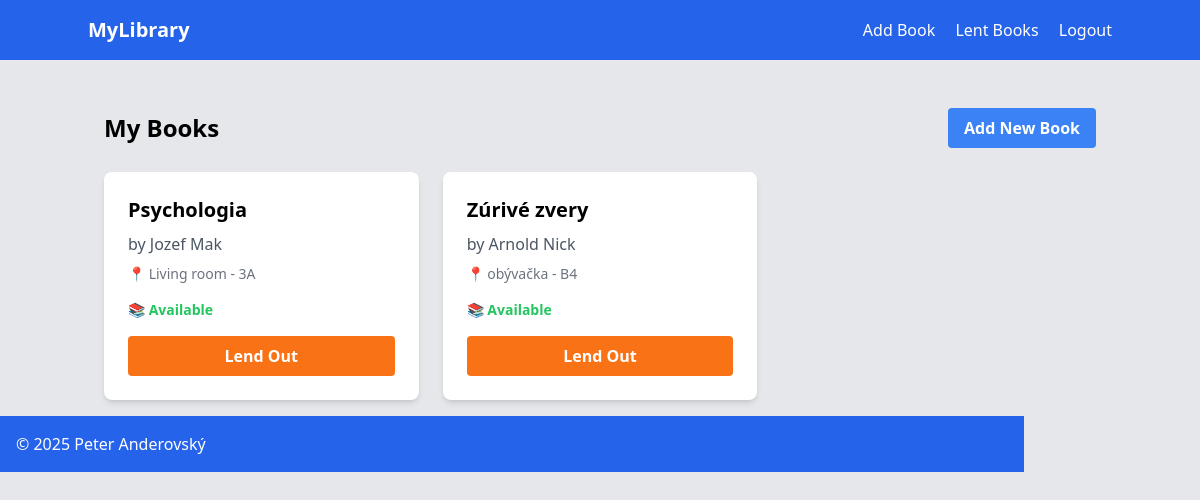
Page / (signed in) on the earlier database version.
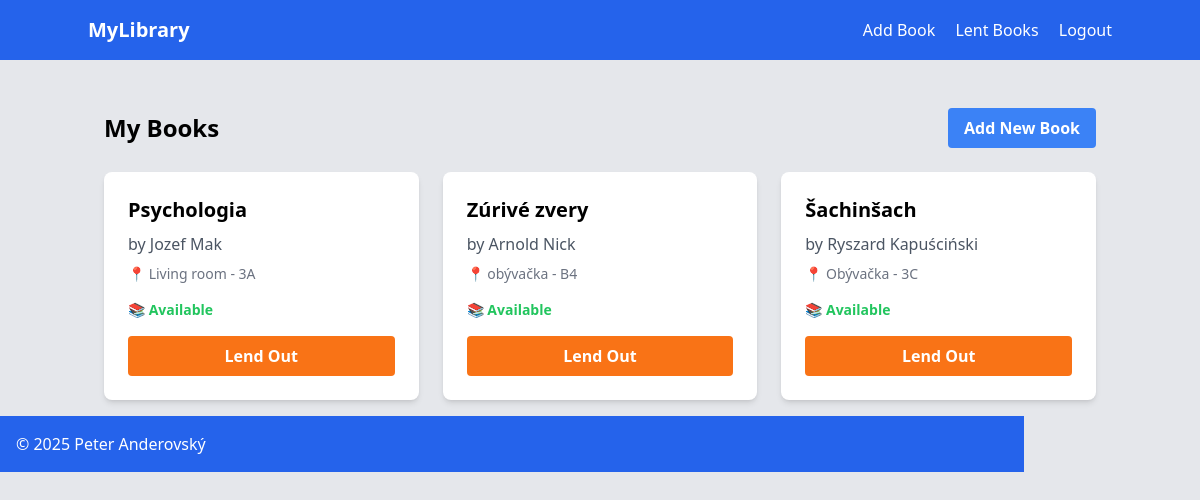
Same page on the later database version.
### app.py (models this page shows)
class Book(db.Model):
    id = db.Column(db.Integer, primary_key=True)
    title = db.Column(db.String(200), nullable=False)
    author = db.Column(db.String(100), nullable=False)
    room = db.Column(db.String(50), nullable=False)
    shelf = db.Column(db.String(50), nullable=False)
    is_lent = db.Column(db.Boolean, default=False)
    lent_to = db.Column(db.String(100), nullable=True)
    lent_date = db.Column(db.DateTime, nullable=True)

### app.py (the view)
@app.route('/')
@login_required
def index():
    books = Book.query.all()
    return render_template('index.html', books=books)

### app.py (called while the page is built)
@login_manager.user_loader
def load_user(user_id):
    return User.query.get(int(user_id))

### templates/index.html (shortened to what this page needs)
{% extends "base.html" %}
{% block content %}
<div class="flex justify-between items-center mb-6">
    <h2 class="text-2xl font-bold">My Books</h2>
    <a href="{{ url_for('add_book') }}"
       class="bg-blue-500 hover:bg-blue-700 text-white font-bold py-2 px-4 rounded">
        Add New Book
    </a>
</div>
{% if books %}
    <div class="grid grid-cols-1 md:grid-cols-2 lg:grid-cols-3 gap-6">
        {% for book in books %}
        <div class="bg-white rounded-lg shadow-md p-6 {% if book.is_lent %}border-l-4 border-orange-500{% endif %}">
            <h3 class="text-xl font-bold mb-2">{{ book.title }}</h3>
            <p class="text-gray-600 mb-2">by {{ book.author }}</p>
            <p class="text-sm text-gray-500 mb-4">📍 {{ book.room }} - {{ book.shelf }}</p>
            {% if book.is_lent %}
                <div class="bg-orange-50 p-3 rounded mb-4">
                    <p class="text-orange-700 font-semibold">📤 Lent to: {{ book.lent_to }}</p>
                    <p class="text-orange-600 text-sm">Since: {{ book.lent_date.strftime('%B %d, %Y') }}</p>
                </div>
                <a href="{{ url_for('return_book', book_id=book.id) }}"
                   class="w-full bg-green-500 hover:bg-green-700 text-white font-bold py-2 px-4 rounded text-center block"
                   onclick="return confirm('Mark this book as returned?')">
                    Mark as Returned
                </a>
            {% else %}
                <div class="mb-4">
                    <p class="text-green-500 text-sm font-semibold">📚 Available</p>
                </div>
                <a href="{{ url_for('lend_book', book_id=book.id) }}"
                   class="w-full bg-orange-500 hover:bg-orange-700 text-white font-bold py-2 px-4 rounded text-center block">
                    Lend Out
                </a>
            {% endif %}
        </div>
        {% endfor %}
    </div>
{% endif %}
{% endblock %}

### templates/base.html (shortened to what this page needs)
<!DOCTYPE html>
<html lang="en">
<head>
    <script src="https://cdn.tailwindcss.com"></script>
</head>
<body class="bg-gray-200">
    <nav class="bg-blue-600 text-white p-4">
    <div class="container mx-auto flex justify-between items-center">
        <h1 class="text-xl font-bold"><a href="{{ url_for('index') }}" class="hover:underline">MyLibrary</a></h1>
        {% if current_user.is_authenticated %}
            <div class="space-x-4">
                <a href="{{ url_for('add_book') }}" class="hover:underline">Add Book</a>
                <a href="{{ url_for('lent_books') }}" class="hover:underline">Lent Books</a>
                <a href="{{ url_for('logout') }}" class="hover:underline">Logout</a>
            </div>
        {% endif %}
    </div>
</nav>
    <main class="container mx-auto mt-8 p-4">
        {% block content %}{% endblock %}
    </main>
    <footer class="container bg-blue-600 text-white p-4">
        <p class="mx-auto">© 2025 Peter Anderovský</p>
    </footer>
</body>
</html>

Differences in the rows shown:
added Book: title "Šachinšach", author "Ryszard Kapuściński", room "Obývačka", shelf "3C"
